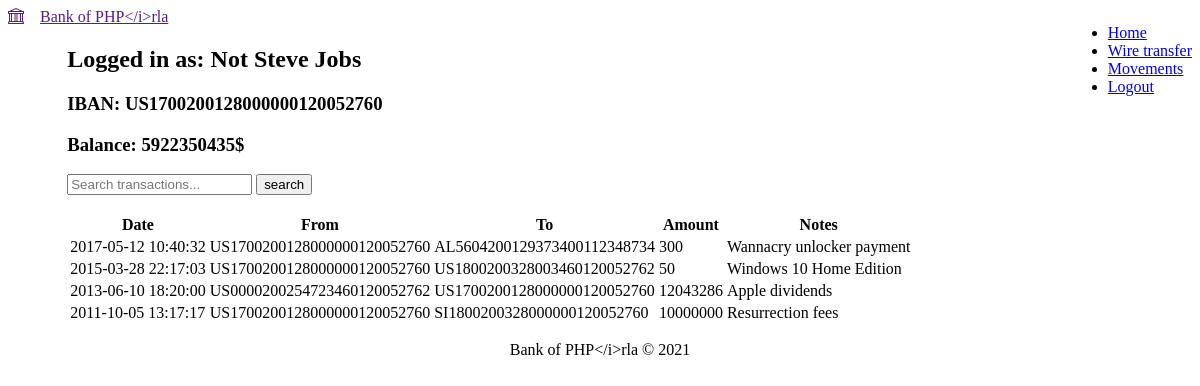
The app's page /movements.php (signed in), older data.
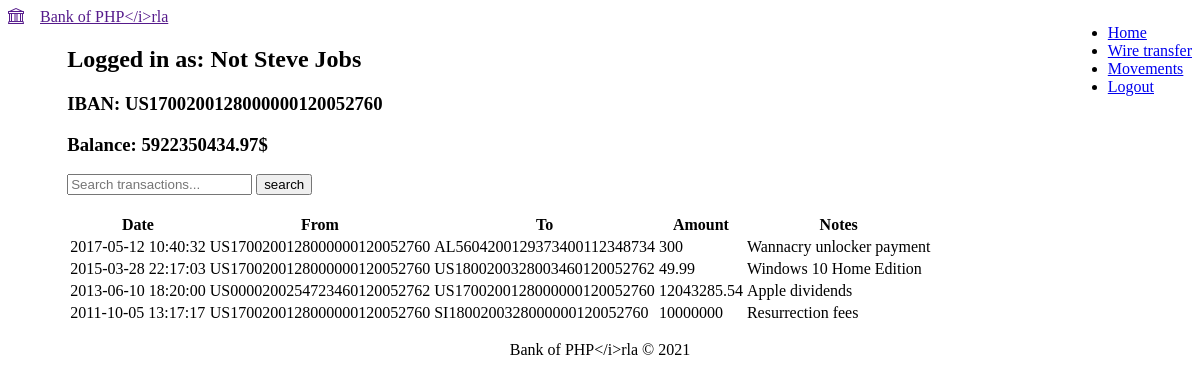
The same page, newer data.
### tables this page shows
CREATE TABLE users (
    `id` INT UNSIGNED AUTO_INCREMENT PRIMARY KEY,
    `username` VARCHAR(64) unique NOT NULL,
    `password` VARCHAR(64) NOT NULL,
    `iban` CHAR(27) unique NOT NULL,
    `balance` DECIMAL(16,2) DEFAULT 0 NOT NULL
);

CREATE TABLE transactions (
    `id` INT UNSIGNED AUTO_INCREMENT PRIMARY KEY,
    `datetime` DATETIME NOT NULL DEFAULT NOW(),
    `notes` VARCHAR(128) NOT NULL,
    `amount` DECIMAL(16,2) NOT NULL,
    `from_iban` CHAR(27) NOT NULL,
    `to_iban` CHAR(27) NOT NULL
);

### html/php/db.php (called while the page is built, shortened)
<?php
    $servername = 'mysql';
    $username = 'root';
    $password = 'example';
    $db = 'bank';
    try {
        $conn = new PDO("mysql:host=$servername;dbname=$db", $username, $password);
        $conn->setAttribute(PDO::ATTR_ERRMODE, PDO::ERRMODE_EXCEPTION);
    } catch(PDOException $e) {
        die('Connection failed: ' . $e->getMessage());
    }
    class UserRepo implements Repository {
        private PDO $conn;
        function __construct(PDO $conn) {
            $this->conn = $conn;
        }
        public function get_by_username($username) {
            $stmt = $this->conn->prepare('SELECT * FROM users WHERE username=?');
            $stmt->setFetchMode(PDO::FETCH_CLASS, 'User');
            $stmt->execute([$username]);
            return $stmt->fetch();
        }
    }
    class TransactionRepo implements Repository {
        private PDO $conn;
        function __construct(PDO $conn) {
            $this->conn = $conn;
        }
        public function get_by_iban($iban) {
            $stmt = $this->conn->prepare('SELECT * FROM transactions WHERE from_iban=? OR to_iban=? ORDER BY datetime DESC');
            $stmt->setFetchMode(PDO::FETCH_CLASS, 'Transaction');
            $stmt->execute([$iban, $iban]);
            return $stmt->fetchAll();
        }
    }
    $user_repo = new UserRepo($conn);
    $transaction_repo = new TransactionRepo($conn);
?>

### html/php/session.php (called while the page is built, shortened)
<?php
    $root = realpath($_SERVER["DOCUMENT_ROOT"]);
    require_once "$root/php/db.php";
    $session_user = $_SESSION['session_user'] ?? '';
?>

### html/movements.php (the view, shortened to what this page needs)
<?php
    require_once 'php/session.php';
    require_once 'php/db.php';
    $user = $user_repo->get_by_username($session_user);
    if(isset($_GET['search']) && !empty($_GET['search'])) {
        $text = $_GET['search'] ?? '';
        $transactions = $transaction_repo->get_by_iban_and_text($user->iban, $text);
    }
    else $transactions = $transaction_repo->get_by_iban($user->iban);
?>
<? include 'php/components/header.php' ?>
<? include 'php/components/topbar.php' ?>
<main class="container">
    <h2>Logged in as: <?=$user->username?></h2>
    <h3>IBAN: <?=$user->iban?></h3>
    <h3>Balance: <?=$user->balance?>$</h3>
    <form class="pure-form">
        <input type="text" placeholder="Search transactions..." name="search" value="<?=$_GET['search'] ?? ''?>"/>
        <input class="pure-button pure-button-primary" type="submit" value="search"/>
    </form>
    <br/>
    <table class="pure-table pure-table-horizontal">
        <thead>
            <tr>
                <th>Date</th>
                <th>From</th>
                <th>To</th>
                <th>Amount</th>
                <th>Notes</th>
            </tr>
        </thead>
        <tbody>
            <? foreach ($transactions as $transaction): ?>
                <tr>
                    <td><?=$transaction->datetime?></td>
                    <td><?=$transaction->from_iban?></td>
                    <td><?=$transaction->to_iban?></td>
                    <td><?=$transaction->amount?></td>
                    <td><?=$transaction->notes?></td>
                </tr>
            <? endforeach; ?>
        </tbody>
    </table>
</main>
<? include 'php/components/footer.php' ?>

Row changes from the older to the newer data that the page shows:
changed users "Not Steve Jobs": balance "5922350435" → "5922350434.97"
changed transactions "US1800200328003460120052762": amount "50" → "49.99"
changed transactions "US0000200254723460120052762": amount "12043286" → "12043285.54"
